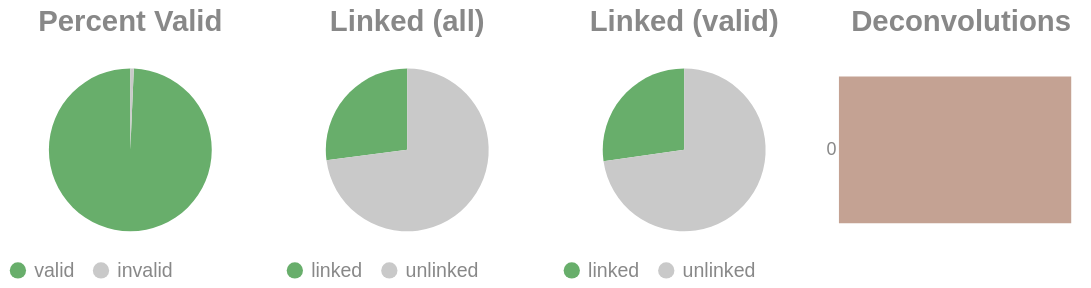

Notebook cell for this chart:
### Code cell
if SKIPLR:
    pass
else:
    clash = Counter()
    for i in valids['molecule'].to_list():
        _mol = i.split("-")
        if len(_mol) == 1:
            clash.update('0')
        else:
            clash.update(_mol[-1])

    _d = {"deconvolutions": [], 'count': []}
    for k,v in clash.items():
        _d['deconvolutions'].append(k)
        _d['count'].append(v)

    tot_valid = valids['reads'].sum()
    mask = valids['reads'] >= 2
    n_linked_reads = valids.filter(mask)['reads'].sum()
    if n_linked_reads == 0:
        print_html("No linked molecules (>=2 reads) were detected; skipping linked-only distributions.")
        SKIPLR = True
    else:
        perc_valid = round(tot_valid / n_reads, 4)
        linked_perc_abs = round(n_linked_reads / n_reads, 4)
        linked_perc = round(n_linked_reads / tot_valid, 4)

    _valid = pl.DataFrame({"valids": ['valid', 'invalid'], "count": [tot_valid, n_reads - tot_valid]})
    _linked_abs = pl.DataFrame({"linked (absolute)": ['linked', 'unlinked'], "count": [n_linked_reads, n_reads - n_linked_reads]})
    _linked_rel = pl.DataFrame({"linked (valids)": ['linked', 'unlinked'], "count": [n_linked_reads, tot_valid - n_linked_reads]})

    (
        alt.hconcat(
            piechart(_valid, goodval = 'valid', title = "Percent Valid"),
            piechart(_linked_abs, goodval = "linked", title =  "Linked (all)"),
            piechart(_linked_rel, goodval = "linked", title =  "Linked (valid)"),
            convolutionbar(pl.DataFrame(_d), title = "Deconvolutions"),
            center = True,
            bounds = 'flush'
        )
        .resolve_scale(color='independent')
        .resolve_legend('independent')
        .properties(usermeta={'embedOptions': {"actions": False}})
    ).display()

### Figure 1 — Vega-Lite specification as saved in the notebook (floating-point values rounded to 4 significant figures)
{"width": "container", "height": 400, "config": {"title": {"anchor": "start", "dy": -15, "fontSize": 18, "color": "#888888", "subtitleColor": "#888888", "subtitleFontSize": 14}, "arc": {"fill": "#0072B2"}, "axis": {"domainColor": "#888888", "domainWidth": 0.5, "gridWidth": 0.2, "grid": false, "titleFontWeight": 400, "titleFontSize": 15, "labelFontSize": 11, "labelColor": "#888888", "tickColor": "#888888", "tickWidth": 0.2, "titleColor": "#888888"}, "axisBand": {"grid": false}, "axisX": {"grid": true, "tickSize": 10, "domainCap": "round"}, "axisY": {"domain": false, "grid": true, "tickSize": 0, "domainCap": "round"}, "background": "transparent", "header": {"labelFontSize": 15, "labelColor": "#888888", "titleFontSize": 15, "titleFontWeight": 600, "titleColor": "#888888"}, "legend": {"labelFont": "sans-serif", "labelFontSize": 12, "labelColor": "#888888", "symbolSize": 100, "symbolType": "circle", "titleFontSize": 12, "titlePadding": 10, "titleColor": "#888888", "title": null}, "range": {"category": ["#E69F00", "#56B4E9", "#009E73", "#F0E442", "#0072B2", "#D55E00", "#CC79A7", "#000000"], "diverging": ["#cfe8f3", "#a2d4ec", "#73bfe2", "#46abdb", "#1696d2", "#12719e"]}, "area": {"fill": "#0072B2", "fillOpacity": 0.7, "line": true, "strokeOpacity": 0.7}, "line": {"color": "#0072B2", "stroke": "#0072B2", "strokeWidth": 2}, "trail": {"color": "#0072B2", "stroke": "#0072B2", "strokeWidth": 0, "size": 1}, "point": {"filled": true, "fillOpacity": 1.0, "size": 95}, "text": {"color": "#888888", "fontSize": 11, "align": "right", "fontWeight": 400, "size": 11}, "bar": {"fill": "#0072B2", "stroke": null}, "view": {"stroke": null, "continuousWidth": 660, "continuousHeight": 400}}, "hconcat": [{"data": {"name": "data-915edf03fece8937afc2f2a165ec37da"}, "mark": {"type": "arc"}, "encoding": {"color": {"field": "valids", "legend": {"orient": "bottom", "title": null}, "scale": {"domain": ["valid", "invalid"], "range": ["#68ae6b", "#C9C9C9"]}, "title": "Valids", "type": "nominal"}, "theta": {"field": "count", "type": "quantitative"}, "tooltip": [{"field": "valids", "title": "Valids", "type": "ordinal"}, {"field": "percent", "format": ".2%", "title": "Percent", "type": "quantitative"}, {"field": "count", "title": "Count", "type": "quantitative"}]}, "height": 100, "title": {"text": "Percent Valid", "align": "center", "anchor": "middle"}, "transform": [{"calculate": "datum.count / 6796554", "as": "percent"}], "width": 150}, {"data": {"name": "data-dd440a07df99a7263727e604a5b4bbbb"}, "mark": {"type": "arc"}, "encoding": {"color": {"field": "linked (absolute)", "legend": {"orient": "bottom", "title": null}, "scale": {"domain": ["linked", "unlinked"], "range": ["#68ae6b", "#C9C9C9"]}, "title": "Linked (Absolute)", "type": "nominal"}, "theta": {"field": "count", "type": "quantitative"}, "tooltip": [{"field": "linked (absolute)", "title": "Linked (Absolute)", "type": "ordinal"}, {"field": "percent", "format": ".2%", "title": "Percent", "type": "quantitative"}, {"field": "count", "title": "Count", "type": "quantitative"}]}, "height": 100, "title": {"text": "Linked (all)", "align": "center", "anchor": "middle"}, "transform": [{"calculate": "datum.count / 6796554", "as": "percent"}], "width": 150}, {"data": {"name": "data-f0aefd5ca8f85aa427bf4380d56eab47"}, "mark": {"type": "arc"}, "encoding": {"color": {"field": "linked (valids)", "legend": {"orient": "bottom", "title": null}, "scale": {"domain": ["linked", "unlinked"], "range": ["#68ae6b", "#C9C9C9"]}, "title": "Linked (Valids)", "type": "nominal"}, "theta": {"field": "count", "type": "quantitative"}, "tooltip": [{"field": "linked (valids)", "title": "Linked (Valids)", "type": "ordinal"}, {"field": "percent", "format": ".2%", "title": "Percent", "type": "quantitative"}, {"field": "count", "title": "Count", "type": "quantitative"}]}, "height": 100, "title": {"text": "Linked (valid)", "align": "center", "anchor": "middle"}, "transform": [{"calculate": "datum.count / 6749991", "as": "percent"}], "width": 150}, {"data": {"name": "data-eb83a6966291f954764a3a2b512db974"}, "mark": {"type": "bar"}, "encoding": {"color": {"field": "deconvolutions", "legend": null, "scale": {"scheme": "lightgreyred"}, "type": "nominal"}, "tooltip": [{"field": "deconvolutions", "title": "Deconvolutions", "type": "ordinal"}, {"field": "percent", "format": ".2%", "title": "Percent", "type": "quantitative"}, {"field": "count", "title": "Count", "type": "quantitative"}], "x": {"axis": null, "field": "count", "type": "quantitative"}, "y": {"field": "deconvolutions", "sort": "ascending", "title": null, "type": "nominal"}}, "height": 100, "title": {"text": "Deconvolutions", "align": "center", "anchor": "middle"}, "transform": [{"calculate": "datum.count / 5703763", "as": "percent"}], "width": 150}], "bounds": "flush", "center": true, "resolve": {"legend": {"angle": "independent"}, "scale": {"color": "independent"}}, "usermeta": {"embedOptions": {"actions": false}}, "$schema": "https://vega.github.io/schema/vega-lite/v6.1.0.json", "datasets": {"data-915edf03fece8937afc2f2a165ec37da": [{"valids": "valid", "count": 6749991}, {"valids": "invalid", "count": 46563}], "data-dd440a07df99a7263727e604a5b4bbbb": [{"linked (absolute)": "linked", "count": 1838105}, {"linked (absolute)": "unlinked", "count": 4958449}], "data-f0aefd5ca8f85aa427bf4380d56eab47": [{"linked (valids)": "linked", "count": 1838105}, {"linked (valids)": "unlinked", "count": 4911886}], "data-eb83a6966291f954764a3a2b512db974": [{"deconvolutions": "0", "count": 5703763}]}}
